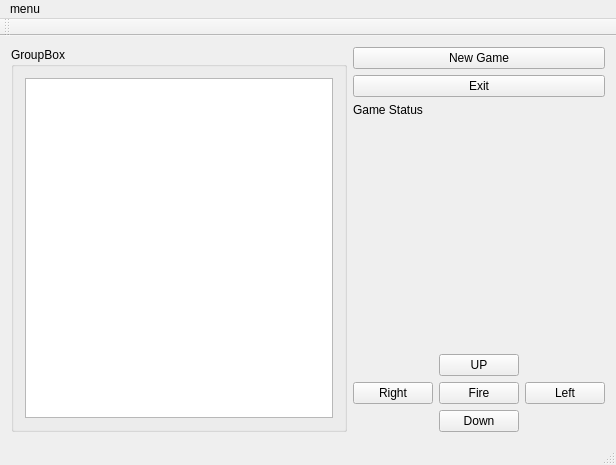
<?xml version="1.0" encoding="UTF-8"?>
<ui version="4.0">
 <class>MainWindow</class>
 <widget class="QMainWindow" name="MainWindow">
  <property name="geometry">
   <rect>
    <x>0</x>
    <y>0</y>
    <width>616</width>
    <height>465</height>
   </rect>
  </property>
  <property name="windowTitle">
   <string>MainWindow</string>
  </property>
  <widget class="QWidget" name="centralWidget">
   <layout class="QHBoxLayout" name="horizontalLayout_2">
    <item>
     <layout class="QHBoxLayout" name="horizontalLayout">
      <item>
       <widget class="QGroupBox" name="groupBox">
        <property name="title">
         <string>GroupBox</string>
        </property>
        <layout class="QVBoxLayout" name="verticalLayout_3">
         <item>
          <widget class="QTableView" name="tableView"/>
         </item>
        </layout>
       </widget>
      </item>
      <item>
       <layout class="QVBoxLayout" name="verticalLayout">
        <property name="sizeConstraint">
         <enum>QLayout::SetMinimumSize</enum>
        </property>
        <item>
         <widget class="QPushButton" name="pushButton">
          <property name="text">
           <string>New Game</string>
          </property>
         </widget>
        </item>
        <item>
         <widget class="QPushButton" name="pushButtonExit">
          <property name="text">
           <string>Exit</string>
          </property>
         </widget>
        </item>
        <item>
         <widget class="QLabel" name="labelGameStatus">
          <property name="text">
           <string>Game Status</string>
          </property>
         </widget>
        </item>
        <item>
         <spacer name="verticalSpacer">
          <property name="orientation">
           <enum>Qt::Vertical</enum>
          </property>
          <property name="sizeHint" stdset="0">
           <size>
            <width>20</width>
            <height>40</height>
           </size>
          </property>
         </spacer>
        </item>
        <item>
         <layout class="QGridLayout" name="gridLayout">
          <item row="1" column="2">
           <widget class="QPushButton" name="pushButtonLeft">
            <property name="text">
             <string>Left</string>
            </property>
           </widget>
          </item>
          <item row="1" column="0">
           <widget class="QPushButton" name="pushButtonRight">
            <property name="text">
             <string>Right</string>
            </property>
           </widget>
          </item>
          <item row="2" column="1">
           <widget class="QPushButton" name="pushButtonDown">
            <property name="text">
             <string>Down</string>
            </property>
           </widget>
          </item>
          <item row="0" column="1">
           <widget class="QPushButton" name="pushButtonUp">
            <property name="text">
             <string>UP</string>
            </property>
           </widget>
          </item>
          <item row="1" column="1">
           <widget class="QPushButton" name="pushButtonFire">
            <property name="text">
             <string>Fire</string>
            </property>
           </widget>
          </item>
         </layout>
        </item>
       </layout>
      </item>
     </layout>
    </item>
   </layout>
  </widget>
  <widget class="QMenuBar" name="menuBar">
   <property name="geometry">
    <rect>
     <x>0</x>
     <y>0</y>
     <width>616</width>
     <height>20</height>
    </rect>
   </property>
   <widget class="QMenu" name="menumenu">
    <property name="title">
     <string>menu</string>
    </property>
    <addaction name="actionExit"/>
    <addaction name="actionAbout"/>
   </widget>
   <addaction name="menumenu"/>
  </widget>
  <widget class="QStatusBar" name="statusBar"/>
  <widget class="QToolBar" name="toolBar">
   <property name="windowTitle">
    <string>toolBar</string>
   </property>
   <attribute name="toolBarArea">
    <enum>TopToolBarArea</enum>
   </attribute>
   <attribute name="toolBarBreak">
    <bool>false</bool>
   </attribute>
  </widget>
  <action name="actionExit">
   <property name="text">
    <string>Exit</string>
   </property>
  </action>
  <action name="actionAbout">
   <property name="text">
    <string>About</string>
   </property>
  </action>
 </widget>
 <layoutdefault spacing="6" margin="11"/>
 <resources/>
 <connections/>
</ui>
